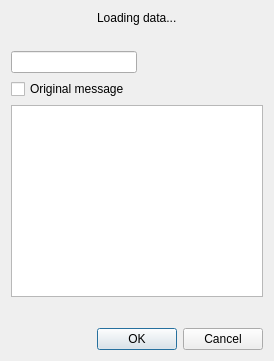
<?xml version="1.0" encoding="UTF-8"?>
<ui version="4.0">
 <class>CaptchaDialog</class>
 <widget class="QDialog" name="CaptchaDialog">
  <property name="geometry">
   <rect>
    <x>0</x>
    <y>0</y>
    <width>274</width>
    <height>361</height>
   </rect>
  </property>
  <property name="windowTitle">
   <string>CAPTCHA</string>
  </property>
  <layout class="QVBoxLayout" name="verticalLayout">
   <item>
    <layout class="QHBoxLayout" name="horizontalLayout_3">
     <item>
      <spacer name="horizontalSpacer_3">
       <property name="orientation">
        <enum>Qt::Horizontal</enum>
       </property>
       <property name="sizeHint" stdset="0">
        <size>
         <width>0</width>
         <height>0</height>
        </size>
       </property>
      </spacer>
     </item>
     <item>
      <widget class="QLabel" name="lb_image">
       <property name="sizePolicy">
        <sizepolicy hsizetype="Preferred" vsizetype="Preferred">
         <horstretch>0</horstretch>
         <verstretch>0</verstretch>
        </sizepolicy>
       </property>
       <property name="text">
        <string>Loading data...</string>
       </property>
      </widget>
     </item>
     <item>
      <spacer name="horizontalSpacer_4">
       <property name="orientation">
        <enum>Qt::Horizontal</enum>
       </property>
       <property name="sizeHint" stdset="0">
        <size>
         <width>0</width>
         <height>0</height>
        </size>
       </property>
      </spacer>
     </item>
    </layout>
   </item>
   <item>
    <widget class="QLabel" name="lb_question">
     <property name="text">
      <string/>
     </property>
    </widget>
   </item>
   <item>
    <layout class="QHBoxLayout" name="horizontalLayout_2">
     <item>
      <widget class="QLineEdit" name="le_answer"/>
     </item>
     <item>
      <spacer name="horizontalSpacer_2">
       <property name="orientation">
        <enum>Qt::Horizontal</enum>
       </property>
       <property name="sizeHint" stdset="0">
        <size>
         <width>40</width>
         <height>20</height>
        </size>
       </property>
      </spacer>
     </item>
    </layout>
   </item>
   <item>
    <widget class="QCheckBox" name="cb_message">
     <property name="text">
      <string>Original message</string>
     </property>
    </widget>
   </item>
   <item>
    <widget class="QTextEdit" name="textEdit">
     <property name="readOnly">
      <bool>true</bool>
     </property>
    </widget>
   </item>
   <item>
    <spacer name="verticalSpacer">
     <property name="orientation">
      <enum>Qt::Vertical</enum>
     </property>
     <property name="sizeHint" stdset="0">
      <size>
       <width>0</width>
       <height>0</height>
      </size>
     </property>
    </spacer>
   </item>
   <item>
    <layout class="QHBoxLayout" name="horizontalLayout">
     <item>
      <spacer name="horizontalSpacer">
       <property name="orientation">
        <enum>Qt::Horizontal</enum>
       </property>
       <property name="sizeHint" stdset="0">
        <size>
         <width>0</width>
         <height>0</height>
        </size>
       </property>
      </spacer>
     </item>
     <item>
      <widget class="QDialogButtonBox" name="buttonBox">
       <property name="standardButtons">
        <set>QDialogButtonBox::Cancel|QDialogButtonBox::Ok</set>
       </property>
      </widget>
     </item>
    </layout>
   </item>
  </layout>
 </widget>
 <resources/>
 <connections/>
</ui>
